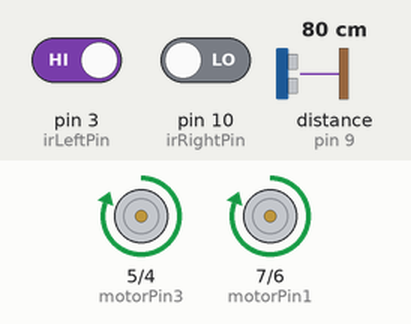
A sketch run on a simulated Arduino Uno, built with avr-gcc and run on an emulated ATmega328P. On the bench: motor-driver pin pairs drawn as motors (green arrow = first pin HIGH = forward, orange = second pin HIGH = backward, longer = more drive). Wiring (inferred from the names in the program): ultrasonic range finder: trigger pin 8; echo pin 9. The inputs (shaded band) are chosen by the test bench; at power-on: pin 3 (irLeftPin) HIGH, pin 10 (irRightPin) LOW, distance to the obstacle (sensor on pin 9) 80 cm. The echo pulse lasts 58.3 µs per cm.

Above: at 1.2 s.
1.3 s: pin 3 (irLeftPin) driven LOW
At 2.3 s:
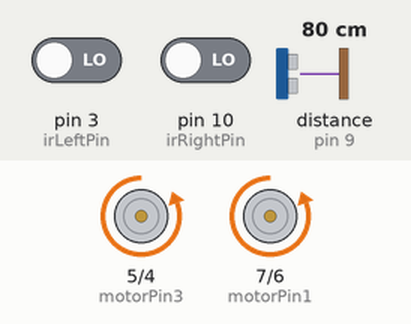
2.8 s: pin 3 (irLeftPin) driven HIGH
At 3.4 s:
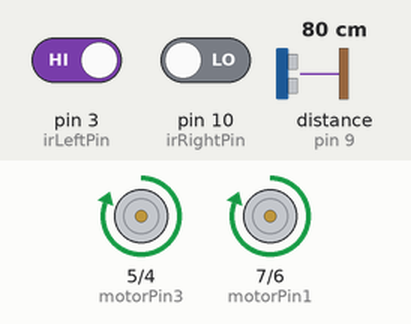
4.3 s: pin 10 (irRightPin) driven HIGH
At 4.7 s:
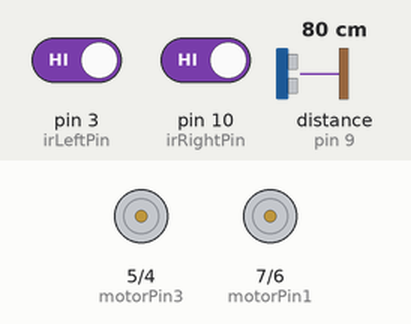
5.8 s: distance to the obstacle (sensor on pin 9) set to 44 cm
7.3 s: distance to the obstacle (sensor on pin 9) set to 37 cm
At 8.2 s:
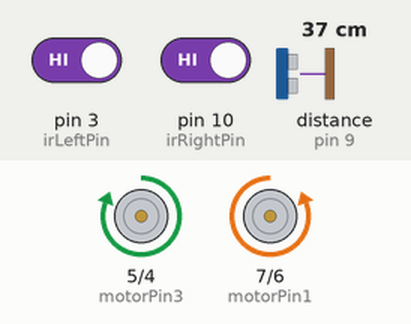
8.8 s: distance to the obstacle (sensor on pin 9) set to 60 cm
At 9.4 s:
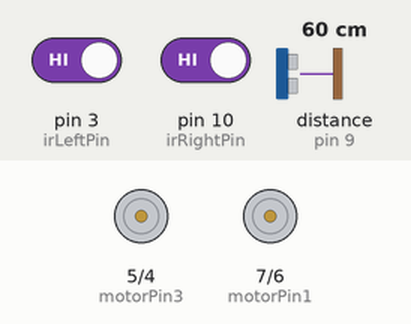
Timing chart, 0 to 11.3 s (numbered marks = the images above; inputs shaded):
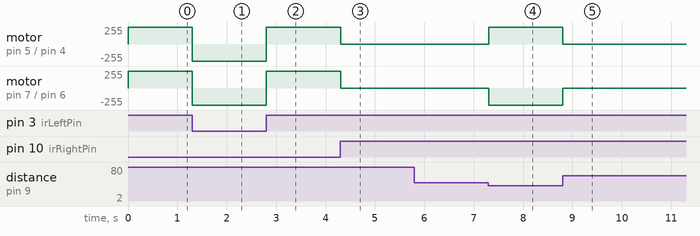

Measured:
- the behaviour switches between 41 and 40 cm on distance to the obstacle (sensor on pin 9) (found by bisection; images 3 and 4)
- after the input at 1.3 s, motor on pin 5 (motorPin3) / pin 4 (motorPin4), motor on pin 7 (motorPin1) / pin 6 (motorPin2): forward 255/255 → backward 255/255 at once
- after the input at 2.8 s, motor on pin 5 (motorPin3) / pin 4 (motorPin4), motor on pin 7 (motorPin1) / pin 6 (motorPin2): backward 255/255 → forward 255/255 at once
- after the input at 4.3 s, motor on pin 5 (motorPin3) / pin 4 (motorPin4), motor on pin 7 (motorPin1) / pin 6 (motorPin2): forward 255/255 → stopped at once
- after the input at 5.8 s, every drawn part: stays the same
- after the input at 7.3 s, motor on pin 5 (motorPin3) / pin 4 (motorPin4): stopped → forward 255/255 at once; motor on pin 7 (motorPin1) / pin 6 (motorPin2): stopped → backward 255/255 at once
- after the input at 8.8 s, motor on pin 5 (motorPin3) / pin 4 (motorPin4): forward 255/255 → stopped at once; motor on pin 7 (motorPin1) / pin 6 (motorPin2): backward 255/255 → stopped at once

The sketch:

script.ino
```cpp
// Motor driver pins
int motorPin1 = 7; // IN1
int motorPin2 = 6; // IN2
int motorPin3 = 5; // IN3
int motorPin4 = 4; // IN4

int trigPin = 8;
int echoPin = 9;

int irLeftPin = 3;
int irRightPin = 10;


void setup() {
  pinMode(motorPin1, OUTPUT);
  pinMode(motorPin2, OUTPUT);
  pinMode(motorPin3, OUTPUT);
  pinMode(motorPin4, OUTPUT);
  pinMode(trigPin, OUTPUT);
  pinMode(echoPin, INPUT);
  pinMode(irLeftPin, INPUT);
pinMode(irRightPin, INPUT);
}

void loop() {
  long duration, distance;
  digitalWrite(trigPin, LOW);
  delayMicroseconds(2);
  digitalWrite(trigPin, HIGH);
  delayMicroseconds(10);
  digitalWrite(trigPin, LOW);
  duration = pulseIn(echoPin, HIGH);
  distance = duration / 58;
if (digitalRead(irLeftPin) == 0) {
  // Turn left
  digitalWrite(motorPin1, LOW);
  digitalWrite(motorPin2, HIGH);
  digitalWrite(motorPin3, LOW);
  digitalWrite(motorPin4, HIGH);
} else if (digitalRead(irRightPin) == 0) {
  // Turn right
  digitalWrite(motorPin1, HIGH);
  digitalWrite(motorPin2, LOW);
  digitalWrite(motorPin3, HIGH);
  digitalWrite(motorPin4, LOW);
} else if (distance < 40) {
  // Forward
digitalWrite(motorPin1, LOW);
  digitalWrite(motorPin2, HIGH);
  digitalWrite(motorPin3, HIGH);
  digitalWrite(motorPin4, LOW);
} else {
  // Stop
  digitalWrite(motorPin1, LOW);
  digitalWrite(motorPin2, LOW);
  digitalWrite(motorPin3, LOW);
  digitalWrite(motorPin4, LOW);
}

}
```
